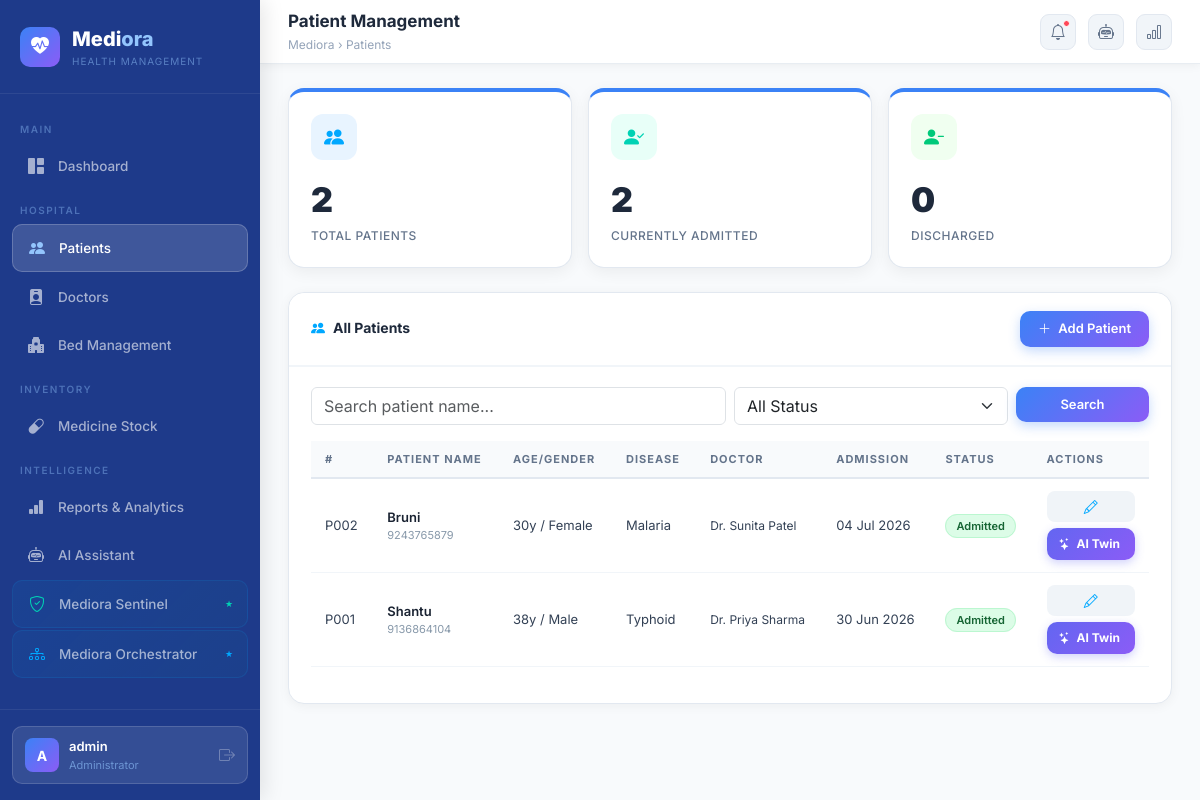
Page /patients (signed in) on the committed database.
### app.py (models this page shows, shortened)
class Admin(db.Model):
    __tablename__ = 'admin'
    id = db.Column(db.Integer, primary_key=True)
    username = db.Column(db.String(80), unique=True, nullable=False)
    email = db.Column(db.String(120), unique=True, nullable=False)
    password_hash = db.Column(db.String(255), nullable=False)
    hospital_name = db.Column(db.String(200), default='Mediora Health Centre')
    created_at = db.Column(db.DateTime, default=datetime.utcnow)
    @property
    def is_authenticated(self): return True

class Patient(db.Model):
    __tablename__ = 'patients'
    id = db.Column(db.Integer, primary_key=True)
    name = db.Column(db.String(120), nullable=False)
    age = db.Column(db.Integer)
    gender = db.Column(db.String(10))
    phone = db.Column(db.String(15))
    address = db.Column(db.Text)
    disease = db.Column(db.String(200))
    medical_history = db.Column(db.Text)
    doctor_id = db.Column(db.Integer, db.ForeignKey('doctors.id'))
    bed_id = db.Column(db.Integer, db.ForeignKey('beds.id'))
    admission_date = db.Column(db.Date, default=date.today)
    discharge_date = db.Column(db.Date)
    status = db.Column(db.String(20), default='Admitted')
    created_at = db.Column(db.DateTime, default=datetime.utcnow)

class Doctor(db.Model):
    __tablename__ = 'doctors'
    id = db.Column(db.Integer, primary_key=True)
    name = db.Column(db.String(120), nullable=False)
    specialization = db.Column(db.String(100), nullable=False)
    department = db.Column(db.String(100), nullable=False)
    phone = db.Column(db.String(15))
    email = db.Column(db.String(120))
    experience_years = db.Column(db.Integer, default=0)
    status = db.Column(db.String(20), default='Active')
    created_at = db.Column(db.DateTime, default=datetime.utcnow)
    patients = db.relationship('Patient', backref='doctor', lazy=True)
    attendance_records = db.relationship('Attendance', backref='doctor', lazy=True)

### app.py (the view)
@app.route('/patients')
@login_required
def patients():
    search = request.args.get('search', '').strip()
    status_filter = request.args.get('status', '').strip()
    query = Patient.query
    if search: query = query.filter(Patient.name.ilike(f'%{search}%'))
    if status_filter: query = query.filter_by(status=status_filter)
    all_patients = query.order_by(Patient.created_at.desc()).all()
    all_doctors = Doctor.query.filter_by(status='Active').all()
    stats = {
        'admitted': Patient.query.filter_by(status='Admitted').count(),
        'discharged': Patient.query.filter_by(status='Discharged').count(),
        'total': Patient.query.count(),
    }
    return render_template('patients.html', patients=all_patients, doctors=all_doctors,
        stats=stats, search=search, status_filter=status_filter)

### app.py (called while the page is built)
@login_manager.user_loader
def load_user(user_id):
    return Admin.query.get(int(user_id))

### templates/patients.html (shortened to what this page needs)
{% extends "base.html" %}
{% block page_title %}Patient Management{% endblock %}
{% block breadcrumb %}Patients{% endblock %}
{% block content %}
<div class="row g-3 mb-4">
    <div class="col-md-4">
        <div class="stat-card">
            <div class="icon-box" style="background:#e8f4ff;">
                <i class="bi bi-people-fill" style="color:#00a8ff;"></i>
            </div>
            <div class="stat-value">{{ stats.total }}</div>
            <div class="stat-label">Total Patients</div>
        </div>
    </div>
    <div class="col-md-4">
        <div class="stat-card">
            <div class="icon-box" style="background:#e8fff8;">
                <i class="bi bi-person-check-fill" style="color:#00d2b4;"></i>
            </div>
            <div class="stat-value">{{ stats.admitted }}</div>
            <div class="stat-label">Currently Admitted</div>
        </div>
    </div>
    <div class="col-md-4">
        <div class="stat-card">
            <div class="icon-box" style="background:#f0fff0;">
                <i class="bi bi-person-dash-fill" style="color:#00c97a;"></i>
            </div>
            <div class="stat-value">{{ stats.discharged }}</div>
            <div class="stat-label">Discharged</div>
        </div>
    </div>
</div>
<div class="content-card mb-4">
    <div class="content-card-header">
        <h6><i class="bi bi-people-fill me-2" style="color:#00a8ff;"></i>All Patients</h6>
        <button class="btn-primary-custom btn" data-bs-toggle="modal" data-bs-target="#addPatientModal">
            <i class="bi bi-plus-lg me-1"></i> Add Patient
        </button>
    </div>
    <div class="content-card-body">
        <form method="GET" action="/patients" class="row g-2 mb-3">
            <div class="col-md-6">
                <input type="text" name="search" class="form-control" placeholder="Search patient name..." value="{{ search }}">
            </div>
            <div class="col-md-4">
                <select name="status" class="form-select">
                    <option value="">All Status</option>
                </select>
            </div>
            <div class="col-md-2">
                <button type="submit" class="btn-primary-custom btn w-100">Search</button>
            </div>
        </form>
        <div class="table-responsive">
            <table class="table">
                <thead>
                    <tr>
                        <th>#</th>
                        <th>Patient Name</th>
                        <th>Age/Gender</th>
                        <th>Disease</th>
                        <th>Doctor</th>
                        <th>Admission</th>
                        <th>Status</th>
                        <th>Actions</th>
                    </tr>
                </thead>
                <tbody>
                    {% for patient in patients %}
                    <tr>
                        <td style="color:#8899aa;">P{{ '%03d' % patient.id }}</td>
                        <td>
                            <div style="font-weight:600;color:#1a2332;">{{ patient.name }}</div>
                            <div style="font-size:11px;color:#8899aa;">{{ patient.phone }}</div>
                        </td>
                        <td>{{ patient.age }}y / {{ patient.gender }}</td>
                        <td>{{ patient.disease or '—' }}</td>
                        <td>
                            {% if patient.doctor %}
                                <span style="font-size:12px;">Dr. {{ patient.doctor.name }}</span>
                            {% else %}
                                <span style="color:#8899aa;">Not Assigned</span>
                            {% endif %}
                        </td>
                        <td style="font-size:12px;">{{ patient.admission_date.strftime('%d %b %Y') if patient.admission_date else '—' }}</td>
                        <td>
                            {% if patient.status == 'Admitted' %}
                                <span class="badge-status badge-available">Admitted</span>
                            {% else %}
                                <span class="badge-status badge-occupied">Discharged</span>
                            {% endif %}
                        </td>
                        <td>
    <div style="display:flex;flex-direction:column;gap:6px;">
        <button class="btn btn-sm" style="background:#f0f4f8;border:none;border-radius:8px;padding:5px 10px;"
            data-bs-toggle="modal" data-bs-target="#editPatientModal{{ patient.id }}">
            <i class="bi bi-pencil" style="color:#00a8ff;"></i>
        </button>
        <a href="/patients/{{ patient.id }}/health-twin"
            style="display:flex;align-items:center;gap:6px;background:linear-gradient(135deg,#6366f1,#8b5cf6);color:white;border-radius:10px;padding:7px 12px;font-size:12px;font-weight:700;text-decoration:none;white-space:nowrap;box-shadow:0 3px 10px rgba(99,102,241,0.3);">
            <i class="bi bi-stars"></i> AI Twin
        </a>
    </div>
</td>
                    </tr>
                    {% endfor %}
                </tbody>
            </table>
        </div>
    </div>
</div>
{% endblock %}

### templates/base.html (shortened to what this page needs)
<!DOCTYPE html>
<html lang="en">
<head>
    <link href="https://cdn.jsdelivr.net/npm/bootstrap@5.3.2/dist/css/bootstrap.min.css" rel="stylesheet">
    <link href="https://cdn.jsdelivr.net/npm/bootstrap-icons@1.11.3/font/bootstrap-icons.css" rel="stylesheet">
    <link rel="stylesheet" href="/static/css/style.css">
</head>
<body>
<div class="sidebar">
    <div class="sidebar-brand">
        <div class="logo"><i class="bi bi-heart-pulse-fill"></i></div>
        <div>
            <div class="name">Medi<span>ora</span></div>
            <div class="sub">Health Management</div>
        </div>
    </div>
    <nav class="sidebar-nav">
        <div class="nav-section-label">Main</div>
        <a href="/dashboard" class="nav-link {% if request.endpoint == 'dashboard' %}active{% endif %}">
            <i class="bi bi-grid-1x2-fill"></i> Dashboard
        </a>
        <div class="nav-section-label">Hospital</div>
        <a href="/patients" class="nav-link {% if request.endpoint == 'patients' %}active{% endif %}">
            <i class="bi bi-people-fill"></i> Patients
        </a>
        <a href="/doctors" class="nav-link {% if request.endpoint == 'doctors' %}active{% endif %}">
            <i class="bi bi-person-badge-fill"></i> Doctors
        </a>
        <a href="/beds" class="nav-link {% if request.endpoint == 'beds' %}active{% endif %}">
            <i class="bi bi-hospital-fill"></i> Bed Management
        </a>
        <div class="nav-section-label">Inventory</div>
        <a href="/inventory" class="nav-link {% if request.endpoint == 'inventory' %}active{% endif %}">
            <i class="bi bi-capsule"></i> Medicine Stock
        </a>
        <div class="nav-section-label">Intelligence</div>
        <a href="/reports" class="nav-link {% if request.endpoint == 'reports' %}active{% endif %}">
            <i class="bi bi-bar-chart-fill"></i> Reports & Analytics
        </a>
        <a href="/chatbot" class="nav-link {% if request.endpoint == 'chatbot' %}active{% endif %}">
            <i class="bi bi-robot"></i> AI Assistant
        </a>
        <a href="/sentinel" class="nav-link {% if request.endpoint == 'sentinel' %}active{% endif %}" style="background: linear-gradient(135deg, rgba(0,168,255,0.08), rgba(0,210,180,0.04)); border: 1px solid rgba(0,168,255,0.12);">
            <i class="bi bi-shield-check" style="color:#00d2b4;"></i> Mediora Sentinel <span style="margin-left:auto;font-size:9px;color:#00d2b4;">★</span>
        </a>
        <a href="/orchestrator" class="nav-link {% if request.endpoint == 'orchestrator' %}active{% endif %}" style="background: linear-gradient(135deg, rgba(0,168,255,0.08), rgba(0,210,180,0.04)); border: 1px solid rgba(0,168,255,0.12);">
            <i class="bi bi-diagram-3" style="color:#00a8ff;"></i> Mediora Orchestrator <span style="margin-left:auto;font-size:9px;color:#00a8ff;">★</span>
        </a>
    </nav>
    <div class="sidebar-footer">
        <div class="user-card">
            <div class="user-avatar">{{ current_user.username[0].upper() }}</div>
            <div class="user-info">
                <div class="uname">{{ current_user.username }}</div>
                <div class="urole">Administrator</div>
            </div>
            <a href="/logout" class="logout-btn" title="Logout">
                <i class="bi bi-box-arrow-right"></i>
            </a>
        </div>
    </div>
</div>
<div class="main-content">
    <div class="topbar">
        <div class="topbar-left">
            <div class="page-title">{% block page_title %}Dashboard{% endblock %}</div>
            <div class="breadcrumb-text">Mediora › {% block breadcrumb %}Overview{% endblock %}</div>
        </div>
        <div class="topbar-right">
            <div class="topbar-badge">
                <a href="/inventory" class="topbar-btn"><i class="bi bi-bell"></i></a>
                <span class="badge-dot"></span>
            </div>
            <a href="/chatbot" class="topbar-btn"><i class="bi bi-robot"></i></a>
            <a href="/reports" class="topbar-btn"><i class="bi bi-bar-chart"></i></a>
        </div>
    </div>
    <div class="page-body">
        {% block content %}{% endblock %}
    </div>
</div>
</body>
</html>

### static/css/style.css (style rules this page uses)
body { font-family: 'Inter', sans-serif !important; background: #f8fafc !important; }
.sidebar { background: #1e3a8a !important; border-right: none !important; box-shadow: 4px 0 20px rgba(0,0,0,0.1) !important; }
.sidebar-brand .logo { background: linear-gradient(135deg, #3b82f6, #8b5cf6) !important; }
.sidebar-brand .name { color: white !important; }
.sidebar-brand .name span { color: #93c5fd !important; }
.sidebar-brand .sub { color: rgba(147,197,253,0.5) !important; }
.nav-link { color: rgba(255,255,255,0.6) !important; }
.nav-link.active { background: rgba(255,255,255,0.15) !important; color: white !important; border: 1px solid rgba(255,255,255,0.2) !important; }
.nav-link.active i { color: #93c5fd !important; }
.nav-section-label { color: rgba(147,197,253,0.4) !important; }
.user-card { background: rgba(255,255,255,0.1) !important; border: 1px solid rgba(255,255,255,0.15) !important; }
.user-avatar { background: linear-gradient(135deg, #3b82f6, #8b5cf6) !important; }
.user-info .uname { color: white !important; }
.user-info .urole { color: rgba(147,197,253,0.6) !important; }
.topbar { background: white !important; box-shadow: 0 1px 10px rgba(0,0,0,0.06) !important; }
.topbar-left .page-title { color: #1e293b !important; font-weight: 700 !important; }
.topbar-left .breadcrumb-text { color: #94a3b8 !important; }
.topbar-btn { background: #f1f5f9 !important; color: #64748b !important; border: 1px solid #e2e8f0 !important; }
.page-body { background: #f8fafc !important; }
.stat-card { background: white !important; border-radius: 16px !important; border: 1px solid #e2e8f0 !important; box-shadow: 0 4px 16px rgba(0,0,0,0.06) !important; transition: all 0.3s !important; }
.stat-card:nth-child(1) { border-top: 4px solid #3b82f6 !important; }
.stat-card .stat-value { font-size: 34px !important; font-weight: 900 !important; color: #1e293b !important; -webkit-text-fill-color: #1e293b !important; }
.stat-card .stat-label { color: #64748b !important; font-size: 12px !important; text-transform: uppercase !important; letter-spacing: 0.5px !important; }
.stat-card .icon-box { border-radius: 12px !important; }
.content-card { background: white !important; border-radius: 16px !important; border: 1px solid #e2e8f0 !important; box-shadow: 0 2px 12px rgba(0,0,0,0.05) !important; }
.content-card-header { background: white !important; border-bottom: 2px solid #f1f5f9 !important; border-radius: 16px 16px 0 0 !important; }
.content-card-header h6 { color: #1e293b !important; font-weight: 700 !important; }
.table th { background: #f8fafc !important; color: #64748b !important; font-size: 11px !important; font-weight: 700 !important; text-transform: uppercase !important; letter-spacing: 1px !important; border-bottom: 2px solid #e2e8f0 !important; }
.table td { color: #334155 !important; border-bottom: 1px solid #f1f5f9 !important; font-size: 13px !important; }
.btn-primary-custom { background: linear-gradient(135deg, #3b82f6, #8b5cf6) !important; border: none !important; border-radius: 10px !important; color: white !important; font-weight: 600 !important; box-shadow: 0 4px 12px rgba(59,130,246,0.3) !important; transition: all 0.2s !important; }
.badge-available { background: #dcfce7 !important; color: #166534 !important; border: 1px solid #bbf7d0 !important; font-weight: 600 !important; }

### rows in the picture
Admin: username "A", username "admin"
Patient: id "002", name "Bruni", phone "9243765879", age "30", gender "Female", disease "Malaria", doctor.name "Sunita Patel", admission_date "04 Jul 2026", status "Admitted"
Patient: id "001", name "Shantu", phone "9136864104", age "38", gender "Male", disease "Typhoid", doctor.name "Priya Sharma", admission_date "30 Jun 2026", status "Admitted"

### other values in the picture
{{ stats.total }} "2"
{{ stats.admitted }} "2"
{{ stats.discharged }} "0"
